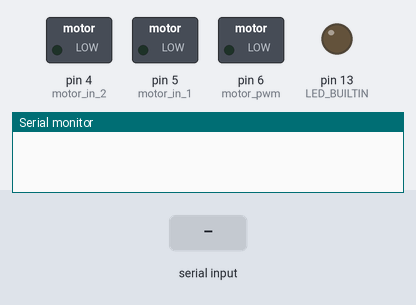
Simulated run of this sketch. Board: Arduino Uno, built with avr-gcc and run on an emulated ATmega328P. Shown: switched loads named in the sketch (green lamp = pin HIGH), output pins drawn as LEDs (lit = HIGH), the last lines printed to the serial monitor. The test bench sets the inputs (shaded band).

Above: at 1.2 s.
1.3 s: "opendoor1" received over the second serial link
At 1.9 s:
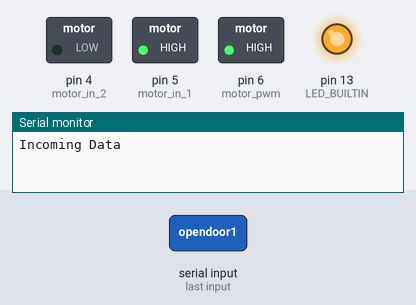
At 4.1 s:
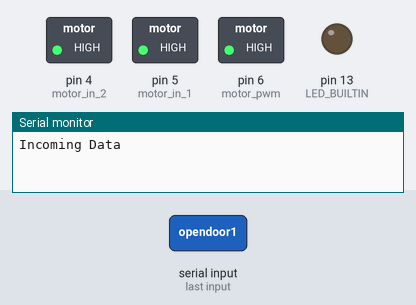
4.3 s: "opendoor2" received over the second serial link
At 4.7 s:
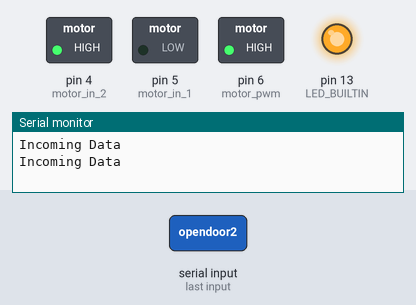
Timing chart, 0 to 7.9 s (numbered marks = the images above; inputs shaded):
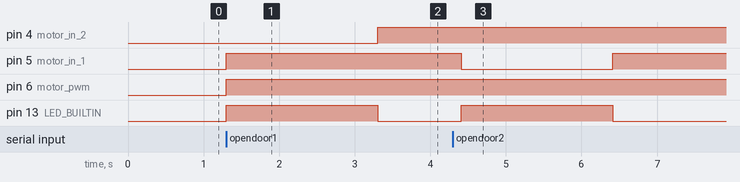

Measured:
- after the input at 1.3 s, pin 4 (motor_in_2): LOW → HIGH after 2.0 s; pin 5 (motor_in_1), pin 6 (motor_pwm): LOW → HIGH at once; pin 13 (LED_BUILTIN): LOW → HIGH at once, → LOW 2.0 s later
- after the input at 4.3 s, pin 5 (motor_in_1): HIGH → LOW after 0.11 s, → HIGH 2.0 s later; pin 13 (LED_BUILTIN): LOW → HIGH after 0.11 s, → LOW 2.0 s later

The sketch:

arduino_master.ino
```cpp
#include "SoftwareSerial.h"
SoftwareSerial serial_connection(2, 3);//Create a serial connection with TX and RX on these pins
SoftwareSerial serial_master(10, 11);

#define BUFFER_SIZE 64//This will prevent buffer overruns.
char inData[BUFFER_SIZE];//This is a character buffer where the data sent by the python script will go.
char inChar=-1;//Initialie the first character as nothing
int i=0;//Arduinos are not the most capable chips in the world so I just create the looping variable once

int state = 0;

const int motor_pwm = 6;
const int motor_in_1 = 5;
const int motor_in_2 = 4;

const long interval = 100;
unsigned long previousMillis = 0;
unsigned long currentMillis = 0;

bool check_bluetooth = false;

void setup()
{
  Serial.begin(9600);//Initialize communications to the serial monitor in the Arduino IDE
  serial_connection.begin(9600);//Initialize communications with the bluetooth module
  serial_connection.println("Ready!!!");//Send something to just start comms. This will never be seen.

  serial_master.begin(9600);
  serial_master.println("Ready!!!");
  // Init du moteur
  pinMode(motor_pwm,OUTPUT);
  pinMode(motor_in_1,OUTPUT);
  pinMode(motor_in_2,OUTPUT);

  pinMode(LED_BUILTIN, OUTPUT);

  // Serial.println("Started");//Tell the serial monitor that the sketch has started.

}
void loop()
{
  currentMillis = millis();

    // instead of using delay and to avoid bouncing
  if (currentMillis - previousMillis >= interval) {
    // save the last time it happened
    previousMillis = currentMillis;
    check_bluetooth = !check_bluetooth;

    if (check_bluetooth)
    {
      manageDataSlaveHC06();
    }
    else
    {
      manageDataMasterHC05();
    }

  }
}

void manageDataMasterHC05(){
  /*
  serial_master.listen();
  if(serial_master.available() > 0)
  {
    state = serial_master.read();
  }
  if(state == '1')
  {
    digitalWrite(13, HIGH);
  }
  else
  {
    digitalWrite(13, LOW);
  }
  *>=/
  /*
  serial_master.listen();
  //This will prevent bufferoverrun errors
  byte byte_count=serial_master.available();//This gets the number of bytes that were sent by the python script
  if(byte_count)//If there are any bytes then deal with them
  {
    int first_bytes=byte_count;//initialize the number of bytes that we might handle.
    int remaining_bytes=0;//Initialize the bytes that we may have to burn off to prevent a buffer overrun
    if(first_bytes>=BUFFER_SIZE-1)//If the incoming byte count is more than our buffer...
    {
      remaining_bytes=byte_count-(BUFFER_SIZE-1);//Reduce the bytes that we plan on handleing to below the buffer size
    }
    for(i=0;i<first_bytes;i++)//Handle the number of incoming bytes
    {
      inChar=serial_master.read();//Read one byte
      inData[i]=inChar;//Put it into a character string(array)
    }
    inData[i]='\0';//This ends the character array with a null character. This signals the end of a string
    if(String(inData) == "okdoor2")//This could be any motor start string we choose from the python script
    {
      serial_connection.listen();
      serial_connection.println("freedoor1");
    }
    else
    {
      serial_connection.listen();
      serial_connection.println("cannot process data");
    }

    for(i=0;i<remaining_bytes;i++)//This burns off any remaining bytes that the buffer can't handle.
    {
      inChar=serial_connection.read();
    }

  }
  */
}

void manageDataSlaveHC06(){
  serial_connection.listen();
  //This will prevent bufferoverrun errors
  byte byte_count=serial_connection.available();//This gets the number of bytes that were sent by the python script
  if(byte_count)//If there are any bytes then deal with them
  {
    Serial.println("Incoming Data");//Signal to the monitor that something is happening
    int first_bytes=byte_count;//initialize the number of bytes that we might handle.
    int remaining_bytes=0;//Initialize the bytes that we may have to burn off to prevent a buffer overrun
    if(first_bytes>=BUFFER_SIZE-1)//If the incoming byte count is more than our buffer...
    {
      remaining_bytes=byte_count-(BUFFER_SIZE-1);//Reduce the bytes that we plan on handleing to below the buffer size
    }
    for(i=0;i<first_bytes;i++)//Handle the number of incoming bytes
    {
      inChar=serial_connection.read();//Read one byte
      inData[i]=inChar;//Put it into a character string(array)
    }
    inData[i]='\0';//This ends the character array with a null character. This signals the end of a string
    if(String(inData) == "opendoor1")//This could be any motor start string we choose from the python script
    {
      openDoor1();
      serial_connection.listen();
      serial_connection.println("okdoor1");
    }
    else if(String(inData) == "opendoor2")
    {
      closeDoor1();
      serial_connection.listen();
      serial_connection.print("closed_door");

      serial_master.listen();
      serial_master.print("opendoor2");
      serial_connection.listen();
    }
    else
    {
      serial_connection.println("cannot process data");
    }

    for(i=0;i<remaining_bytes;i++)//This burns off any remaining bytes that the buffer can't handle.
    {
      inChar=serial_connection.read();
    }
  }
}


void openDoor1(){
  // Serial.println("********* Start Motor *********");
  digitalWrite(LED_BUILTIN, HIGH);   // turn the LED on (HIGH is the voltage level)
  digitalWrite(motor_in_1,HIGH); digitalWrite(motor_in_2,LOW); analogWrite(motor_pwm,255);
  delay(2000);

  digitalWrite(LED_BUILTIN, LOW);
  digitalWrite(motor_in_1,HIGH); digitalWrite(motor_in_2,HIGH);
  delay(200);
}


void closeDoor1()
{
  // Serial.println("********* STOP Motor *********");
  digitalWrite(LED_BUILTIN, HIGH);   // turn the LED on (HIGH is the voltage level)
  digitalWrite(motor_in_1,LOW); digitalWrite(motor_in_2,HIGH);
  delay(2000);

  digitalWrite(LED_BUILTIN, LOW);
  digitalWrite(motor_in_1,HIGH); digitalWrite(motor_in_2,HIGH);
  delay(200);
}
```
